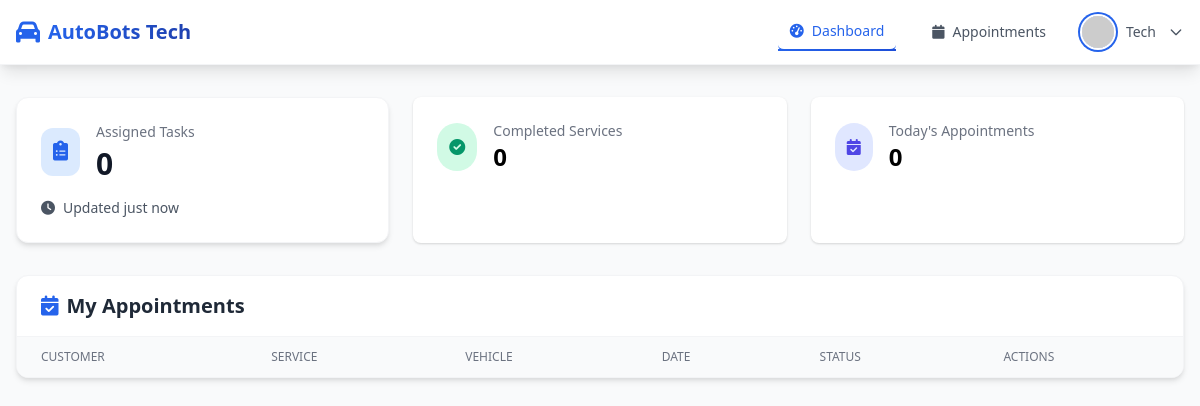
/technician_dashboard.php (signed in), run on an earlier commit of the app's database.
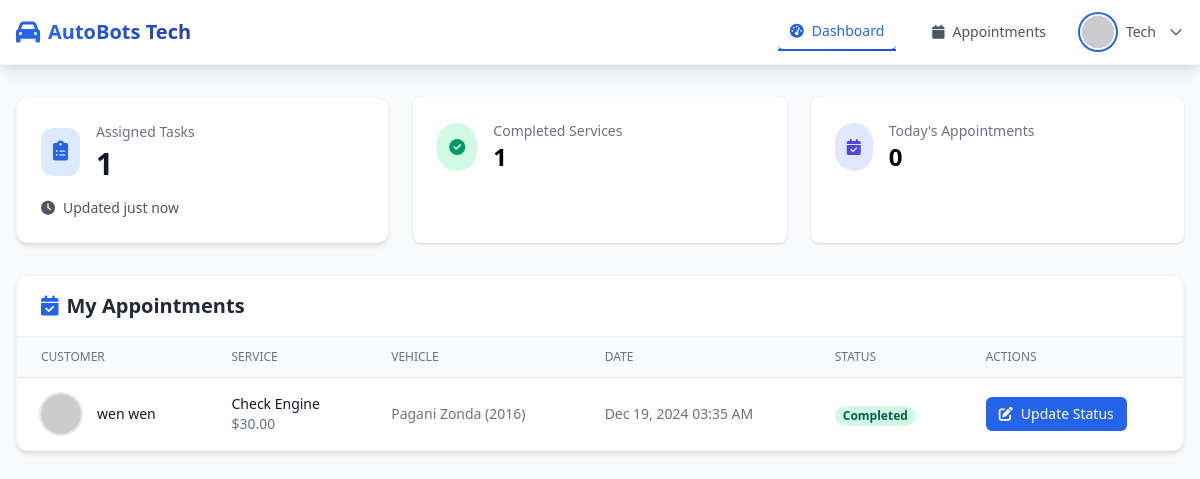
And on a later commit of the database.
### tables this page shows
CREATE TABLE `appointments` (
  `appointment_id` int(11) NOT NULL,
  `user_id` int(11) NOT NULL,
  `vehicle_id` int(11) NOT NULL,
  `service_id` int(11) DEFAULT NULL,
  `technician_id` int(11) DEFAULT NULL,
  `appointment_date` datetime NOT NULL,
  `status` enum('pending','confirmed','in-progress','completed','cancelled') DEFAULT 'pending',
  `notes` text DEFAULT NULL,
  `created_at` timestamp NOT NULL DEFAULT current_timestamp(),
  `updated_at` timestamp NOT NULL DEFAULT current_timestamp() ON UPDATE current_timestamp(),
  `package_id` int(11) DEFAULT NULL
);

CREATE TABLE `users` (
  `user_id` int(11) NOT NULL,
  `role` enum('admin','technician','customer') NOT NULL,
  `first_name` varchar(50) NOT NULL,
  `last_name` varchar(50) NOT NULL,
  `email` varchar(100) NOT NULL,
  `password` varchar(255) NOT NULL,
  `phone_number` varchar(15) NOT NULL,
  `created_at` timestamp NOT NULL DEFAULT current_timestamp(),
  `updated_at` timestamp NOT NULL DEFAULT current_timestamp() ON UPDATE current_timestamp(),
  `loyalty_points` int(11) DEFAULT 0,
  `notification_preferences` longtext DEFAULT NULL CHECK (json_valid(`notification_preferences`))
);

CREATE TABLE `vehicles` (
  `vehicle_id` int(11) NOT NULL,
  `user_id` int(11) NOT NULL,
  `make` varchar(50) NOT NULL,
  `model` varchar(50) NOT NULL,
  `year` year(4) NOT NULL,
  `license_plate` varchar(20) NOT NULL,
  `photo_url` varchar(255) DEFAULT NULL,
  `created_at` timestamp NOT NULL DEFAULT current_timestamp(),
  `updated_at` timestamp NOT NULL DEFAULT current_timestamp() ON UPDATE current_timestamp(),
  `mileage` int(11) DEFAULT NULL,
  `last_service_date` date DEFAULT NULL
);

### technician_dashboard.php (the view, shortened to what the changed rows need)
<?php
include 'includes/db.php';
$user_id = $_SESSION['user_id'];
$sql = "SELECT a.*,
        COALESCE(s.name, sp.name) as service_name,
        COALESCE(s.price, sp.price) as service_price,
        u.first_name, u.last_name,
        v.make, v.model, v.year
        FROM appointments a
        LEFT JOIN services s ON a.service_id = s.service_id
        LEFT JOIN service_packages sp ON a.package_id = sp.package_id
        JOIN users u ON a.user_id = u.user_id
        JOIN vehicles v ON a.vehicle_id = v.vehicle_id
        WHERE a.technician_id = ?
        ORDER BY a.appointment_date ASC";
$stmt = $conn->prepare($sql);
$stmt->bind_param("i", $user_id);
$stmt->execute();
$appointments = $stmt->get_result();
$sql_completed = "SELECT COUNT(*) AS completed_count FROM appointments WHERE technician_id = $user_id AND status = 'completed'";
$result_completed = $conn->query($sql_completed);
$completed_count = $result_completed->fetch_assoc()['completed_count'];
?>
<!DOCTYPE html>
<html lang="en">
<head>
    <link href="https://cdn.jsdelivr.net/npm/tailwindcss@2.2.19/dist/tailwind.min.css" rel="stylesheet">
    <link rel="stylesheet" href="https://cdnjs.cloudflare.com/ajax/libs/font-awesome/6.0.0/css/all.min.css">
</head>
<body class="bg-gray-50" x-data="{ showLogoutModal: false }">
    <div class="max-w-7xl mx-auto px-4 py-8">
        <div class="grid grid-cols-1 md:grid-cols-3 gap-6 mb-8">
            <div class="bg-white rounded-xl shadow-md p-6 border border-gray-100 hover:shadow-xl transition-all duration-300 transform hover:-translate-y-1">
                <div class="flex items-center">
                    <div class="ml-4">
                        <h3 class="text-gray-500 text-sm font-medium">Assigned Tasks</h3>
                        <p class="text-3xl font-bold text-gray-900 mt-1"><?php echo $appointments->num_rows; ?></p>
                    </div>
                </div>
            </div>
            <div class="bg-white rounded-lg shadow p-6 transition-transform duration-200 stat-card">
                <div class="flex items-center">
                    <div class="ml-4">
                        <h3 class="text-gray-500 text-sm">Completed Services</h3>
                        <p class="text-2xl font-semibold"><?php echo $completed_count; ?></p>
                    </div>
                </div>
            </div>
                            <?php
                            $appointments->data_seek(0);
                            $appointments->data_seek(0);
                            ?>
        </div>
        <div class="bg-white rounded-xl shadow-md overflow-hidden border border-gray-100">
            <div class="px-6 py-4 border-b border-gray-100 flex justify-between items-center">
                <h2 class="text-xl font-semibold text-gray-800 flex items-center">
                    <i class="fas fa-calendar-check text-blue-600 mr-2"></i>
                    My Appointments
                </h2>
            </div>
            <div class="overflow-x-auto">
                <table class="min-w-full divide-y divide-gray-200">
                    <thead class="bg-gray-50">
                        <tr>
                            <th class="px-6 py-3 text-left text-xs font-medium text-gray-500 uppercase">Customer</th>
                            <th class="px-6 py-3 text-left text-xs font-medium text-gray-500 uppercase">Service</th>
                            <th class="px-6 py-3 text-left text-xs font-medium text-gray-500 uppercase">Vehicle</th>
                            <th class="px-6 py-3 text-left text-xs font-medium text-gray-500 uppercase">Date</th>
                            <th class="px-6 py-3 text-left text-xs font-medium text-gray-500 uppercase">Status</th>
                            <th class="px-6 py-3 text-left text-xs font-medium text-gray-500 uppercase">Actions</th>
                        </tr>
                    </thead>
                    <tbody class="bg-white divide-y divide-gray-200">
                        <?php while($appointment = $appointments->fetch_assoc()): ?>
                            <tr class="hover:bg-gray-50 transition-colors">
                                <td class="px-6 py-4 whitespace-nowrap">
                                    <div class="flex items-center">
                                        <div class="flex-shrink-0 h-10 w-10">
                                            <img class="h-10 w-10 rounded-full ring-2 ring-gray-200"
                                                 src="https://ui-avatars.com/api/?name=<?php echo urlencode($appointment['first_name'] . ' ' . $appointment['last_name']); ?>&background=2563eb&color=fff"
                                                 alt="">
                                        </div>
                                        <div class="ml-4">
                                            <div class="text-sm font-medium text-gray-900">
                                                <?php echo htmlspecialchars($appointment['first_name'] . ' ' . $appointment['last_name']); ?>
                                            </div>
                                        </div>
                                    </div>
                                </td>
                                <td class="px-6 py-4 whitespace-nowrap">
                                    <div class="text-sm text-gray-900"><?php echo htmlspecialchars($appointment['service_name']); ?></div>
                                    <div class="text-sm text-gray-500">$<?php echo number_format($appointment['service_price'], 2); ?></div>
                                </td>
                                <td class="px-6 py-4 whitespace-nowrap text-sm text-gray-500">
                                    <?php echo htmlspecialchars($appointment['make'] . ' ' . $appointment['model'] . ' (' . $appointment['year'] . ')'); ?>
                                </td>
                                <td class="px-6 py-4 whitespace-nowrap text-sm text-gray-500">
                                    <?php echo date('M d, Y h:i A', strtotime($appointment['appointment_date'])); ?>
                                </td>
                                <td class="px-6 py-4 whitespace-nowrap">
                                    <span class="px-2 inline-flex text-xs leading-5 font-semibold rounded-full
                                        <?php
                                        switch($appointment['status']) {
                                            case 'completed':
                                                echo 'bg-green-100 text-green-800';
                                                break;
                                        }
                                        ?>">
                                        <?php echo ucfirst($appointment['status']); ?>
                                    </span>
                                </td>
                                <td class="px-6 py-4 whitespace-nowrap text-sm font-medium">
                                    <button onclick="updateStatus(<?php echo $appointment['appointment_id']; ?>)"
                                            class="inline-flex items-center px-3 py-2 border border-transparent text-sm leading-4 font-medium rounded-md text-white bg-blue-600 hover:bg-blue-700 focus:outline-none focus:ring-2 focus:ring-offset-2 focus:ring-blue-500 transition-colors duration-200">
                                        <i class="fas fa-edit mr-2"></i>
                                        Update Status
                                    </button>
                                </td>
                            </tr>
                        <?php endwhile; ?>
                    </tbody>
                </table>
            </div>
        </div>
    </div>
</body>
</html>

What changed in the data, as far as the page shows it:
added appointments: user.last_name "wen wen", service_name "Check Engine", service_price "30.00", vehicle.year "Pagani Zonda (2016)", appointment_date "Dec 19, 2024 03:35 AM", status "Completed"
Also different on the page:
$appointments->num_rows: "0" → "1"
$completed_count: "0" → "1"
